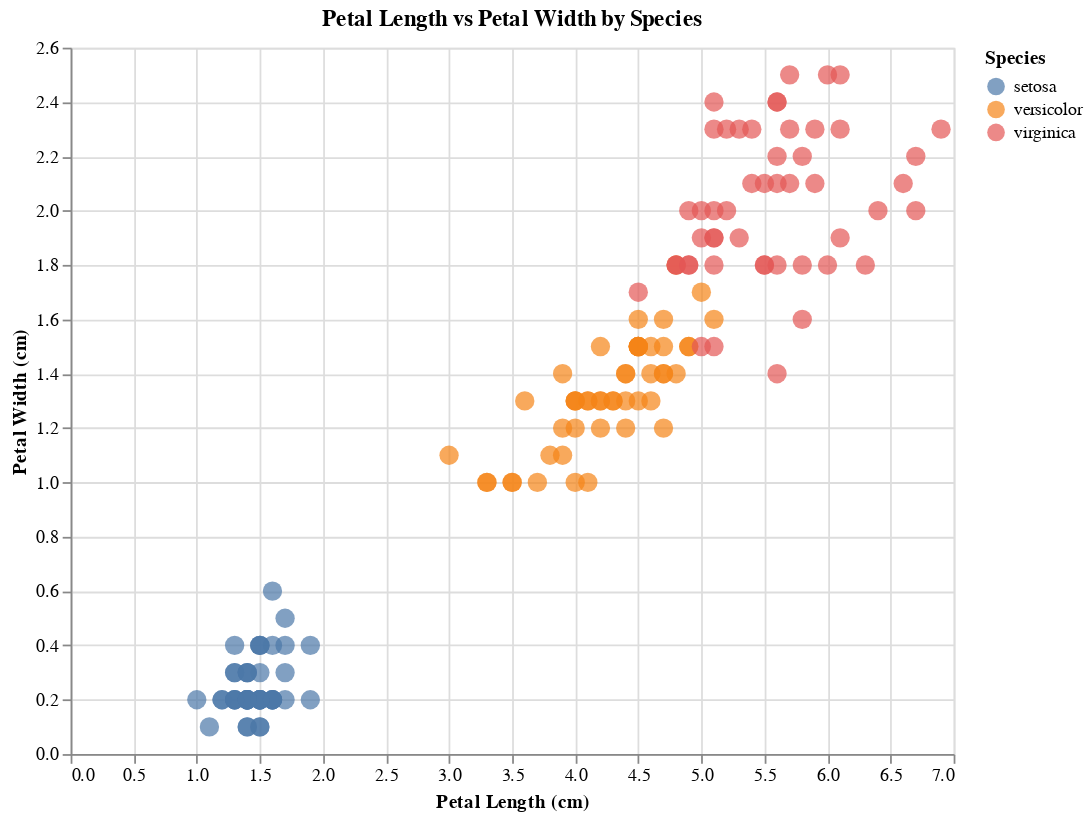

The notebook cell saved with this chart:
### Markdown cell above
Scatter plot: 

This plot shows how the species are separated based on petal measurements. The three species form distinct clusters, indicating that these two features are good for classification. It also shows that Setosa is well-separated, while Versicolor and Virginica have some overlap.

### Code cell
alt.Chart(iris).mark_circle(size=120).encode(
    x=alt.X("petal_length", title="Petal Length (cm)"),
    y=alt.Y("petal_width", title="Petal Width (cm)"),
    color=alt.Color("species", title="Species"),
    tooltip=["species", "petal_length", "petal_width"]
).properties(
    width=500,
    height=400,
    title="Petal Length vs Petal Width by Species"
).interactive()

### Figure 1 — Vega-Lite specification as saved in the notebook (floating-point values rounded to 4 significant figures; data arrays with more than 128 entries replaced by an {"elided": "..."} marker saying what was removed)
{"config": {"view": {"continuousWidth": 300, "continuousHeight": 300}}, "data": {"name": "data-3a191f69da972c40738d695fb9f41d2b"}, "mark": {"type": "circle", "size": 120}, "encoding": {"color": {"field": "species", "title": "Species", "type": "nominal"}, "tooltip": [{"field": "species", "type": "nominal"}, {"field": "petal_length", "type": "quantitative"}, {"field": "petal_width", "type": "quantitative"}], "x": {"field": "petal_length", "title": "Petal Length (cm)", "type": "quantitative"}, "y": {"field": "petal_width", "title": "Petal Width (cm)", "type": "quantitative"}}, "height": 400, "params": [{"name": "param_2", "select": {"type": "interval", "encodings": ["x", "y"]}, "bind": "scales"}], "title": "Petal Length vs Petal Width by Species", "width": 500, "$schema": "https://vega.github.io/schema/vega-lite/v5.20.1.json", "datasets": {"data-3a191f69da972c40738d695fb9f41d2b": {"elided": "150 records"}}}
